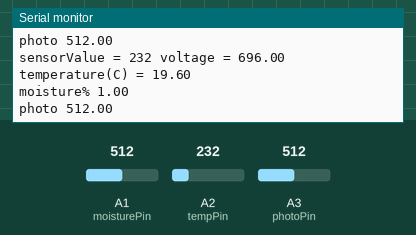
This sketch was run on a simulated Arduino Zero (SAMD21). On the bench: the last lines printed to the serial monitor. The test bench sets the inputs (shaded band); at power-on: A2 (tempPin) = 232, A3 (photoPin) = 512, A1 (moisturePin) = 512 (analog values on the 0–1023 scale).

Above: at 1.2 s.
1.3 s: A2 (tempPin) set to 250
At 2.22 s:
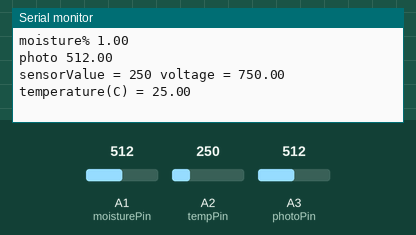
2.8 s: A3 (photoPin) set to 716
At 3.33 s:
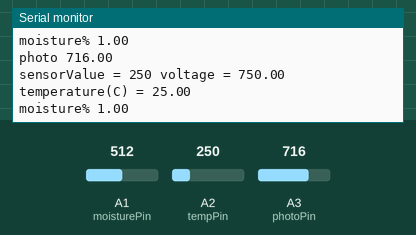
4.3 s: A1 (moisturePin) set to 1023
At 4.34 s:
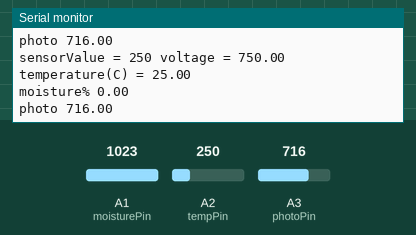
5.8 s: A2 (tempPin) set to 266
At 5.86 s:
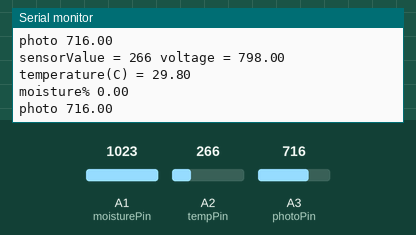
7.3 s: A3 (photoPin) set to 900
At 7.37 s:
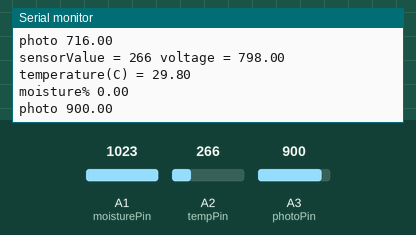
Timing chart, 0 to 9.8 s (numbered marks = the images above; inputs shaded):
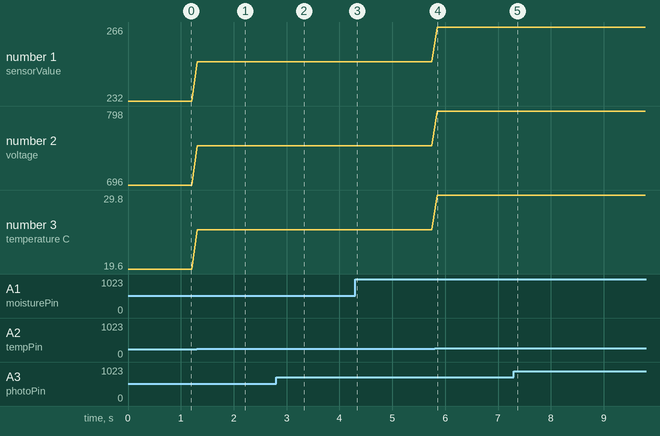

Measured:
- after the input at 1.3 s, the serial monitor: prints a new line at once (image 1)
- after the input at 2.8 s, the serial monitor: prints a new line at once (image 2)
- after the input at 4.3 s, the serial monitor: prints a new line at once (image 3)
- after the input at 5.8 s, the serial monitor: prints a new line after 0.05 s (image 4)
- after the input at 7.3 s, the serial monitor: prints a new line after 0.07 s (image 5)
- plotted number 1: 232 → 250 after the input at 1.3 s, 250 → 266 after the input at 5.8 s
- plotted number 2: 696 → 750 after the input at 1.3 s, 750 → 798 after the input at 5.8 s
- plotted number 3: 19.6 → 25 after the input at 1.3 s, 25 → 29.8 after the input at 5.8 s

The sketch:

MKRSensorTestProgram.ino
```cpp
// Simple sensor test programme
int moisturePin = A1;
int tempPin = A2;    // select the input pin for the sensor
int photoPin = A3;
int sensorValue = 0;   // variable to store the value coming from the sensor
float temperature = 0.0;
float voltage = 0.0;
float moisture = 0.0;
float photo = 0.0;
void setup() {
Serial.begin(9600);
analogReadResolution(10);
}
void loop() {
// read the value from the sensor:
sensorValue = analogRead(tempPin);
Serial.print("sensorValue = ");
Serial.print(sensorValue);
voltage = sensorValue * (3300/1024); // in milliVolt
Serial.print(" voltage = ");
Serial.print(voltage);
temperature = (voltage - 500 ) / 10;
Serial.print(" temperature(C) = ");
Serial.println(temperature);
moisture = 1-analogRead(moisturePin)/1023;
Serial.print("moisture% ");
Serial.println(moisture);
photo = analogRead(photoPin);
Serial.print("photo ");
Serial.println(photo);
delay(100);
}
```
